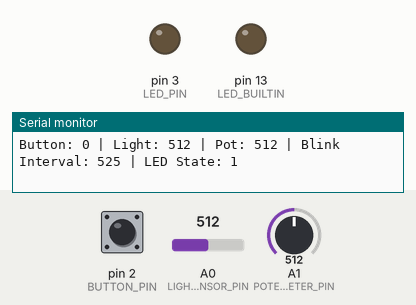
Bench run of a sketch on a simulated Arduino Uno, built with avr-gcc and run on an emulated ATmega328P. On the bench: output pins drawn as LEDs (lit = HIGH), the last lines printed to the serial monitor. Dashed ring = blinking. The test bench sets the inputs (shaded band); at power-on: A0 (LIGHT_SENSOR_PIN) = 512, A1 (POTENTIOMETER_PIN) = 512, pin 2 (BUTTON_PIN) LOW.

Above: at 1.2 s.
1.3 s: A0 (LIGHT_SENSOR_PIN) set to 0
4.3 s: A0 (LIGHT_SENSOR_PIN) set to 122
7.3 s: A1 (POTENTIOMETER_PIN) set to 110
At 7.45 s:
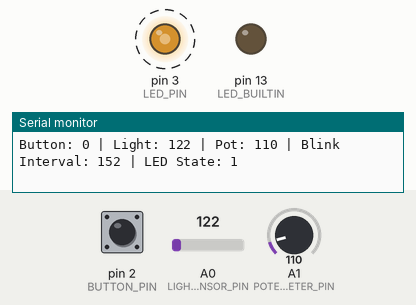
10.3 s: A1 (POTENTIOMETER_PIN) set to 92
At 10.78 s:
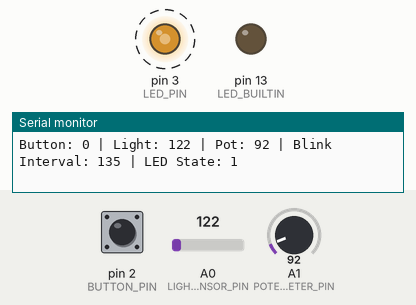
13.3 s: A0 (LIGHT_SENSOR_PIN) set to 306
16.3 s: A1 (POTENTIOMETER_PIN) set to 60
19.3 s: A1 (POTENTIOMETER_PIN) set to 49
Timing chart, 0 to 23.3 s (numbered marks = the images above; inputs shaded):
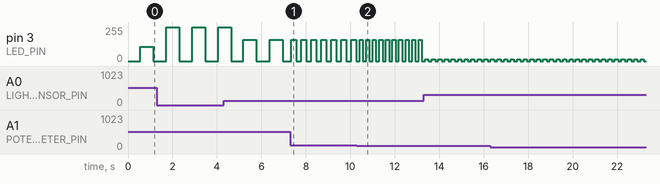

The sketch:

Mikrokontroller_Intro.ino
```cpp
/*
  Arduino Sensor Control Sketch

  Hardware setup:
  - Button connected to digital pin 2
  - Light resistor (LDR) connected to analog pin 0
  - Potentiometer connected to analog pin 1
  - LED connected to digital pin 3
  - Built-in LED on pin LED_BUILTIN

  Functionality:
  - LED on pin 3 blinks at a rate controlled by potentiometer when button is NOT pressed
  - When button IS pressed, the LED on pin 3 stays solid ON (no blinking)
  - Covering the light sensor increases the brightness of the LED on pin 3
*/

// Pin definitions
const int BUTTON_PIN = 2;
const int LIGHT_SENSOR_PIN = A0;
const int POTENTIOMETER_PIN = A1;
const int LED_PIN = 3;

// Variables for timing
unsigned long previousMillis = 0;
int blinkInterval = 500;  // Default blink interval in milliseconds

// Variables for state
bool ledState = LOW;
int lightSensorValue = 0;
int potentiometerValue = 0;
bool buttonState = LOW;

void setup() {
  // Initialize pins
  pinMode(BUTTON_PIN, INPUT);
  pinMode(LED_PIN, OUTPUT);
  pinMode(LED_BUILTIN, OUTPUT);

  // Initialize serial communication for debugging
  Serial.begin(9600);
}

void loop() {
  // Read sensor values
  buttonState = digitalRead(BUTTON_PIN);
  lightSensorValue = analogRead(LIGHT_SENSOR_PIN);
  potentiometerValue = analogRead(POTENTIOMETER_PIN);

  // Map potentiometer value to blink interval (50ms to 1000ms)
  blinkInterval = map(potentiometerValue, 0, 1023, 50, 1000);

  // Calculate LED brightness based on light sensor
  // The sensor delivers values between 700-1023
  int brightness = map(1023 - lightSensorValue, 700, 1023, 0, 255);

  // Check button state to control LED behavior
  if (buttonState == HIGH) {
    // BUTTON PRESSED: LED ON PIN 3 STAYS SOLID ON (no blinking)
    analogWrite(LED_PIN, brightness);  // Turn LED on with brightness controlled by light sensor
  } else {
    // BUTTON NOT PRESSED: BLINK the LED at the rate determined by potentiometer
    unsigned long currentMillis = millis();

    if (currentMillis - previousMillis >= blinkInterval) {
      previousMillis = currentMillis;

      // Toggle LED state
      ledState = !ledState;

      if (ledState == HIGH) {
        // When LED is ON during blink cycle
        analogWrite(LED_PIN, brightness);
      } else {
        // When LED is OFF during blink cycle
        digitalWrite(LED_PIN, LOW);
      }
    }
  }

  // Small delay to stabilize readings
  delay(10);

  // Print debug information
  Serial.print("Button: ");
  Serial.print(buttonState);
  Serial.print(" | Light: ");
  Serial.print(lightSensorValue);
  Serial.print(" | Pot: ");
  Serial.print(potentiometerValue);
  Serial.print(" | Blink Interval: ");
  Serial.print(blinkInterval);
  Serial.print(" | LED State: ");
  Serial.println(ledState);
}
```

Measured:
- the behaviour switches between 100 and 99 on A1 (POTENTIOMETER_PIN) (found by bisection; images 1 and 2)
- after the input at 7.3 s, pin 3 (LED_PIN): alternates 158/255 for 0.22 s and 0/255 for 0.22 s, starting after 0.05 s
- after the input at 10.3 s, pin 3 (LED_PIN): alternates 158/255 for 0.15 s and 0/255 for 0.15 s, starting after 0.12 s
- by itself, pin 3 (LED_PIN): alternates 158/255 for 0.60 s and 0/255 for 0.56 s
